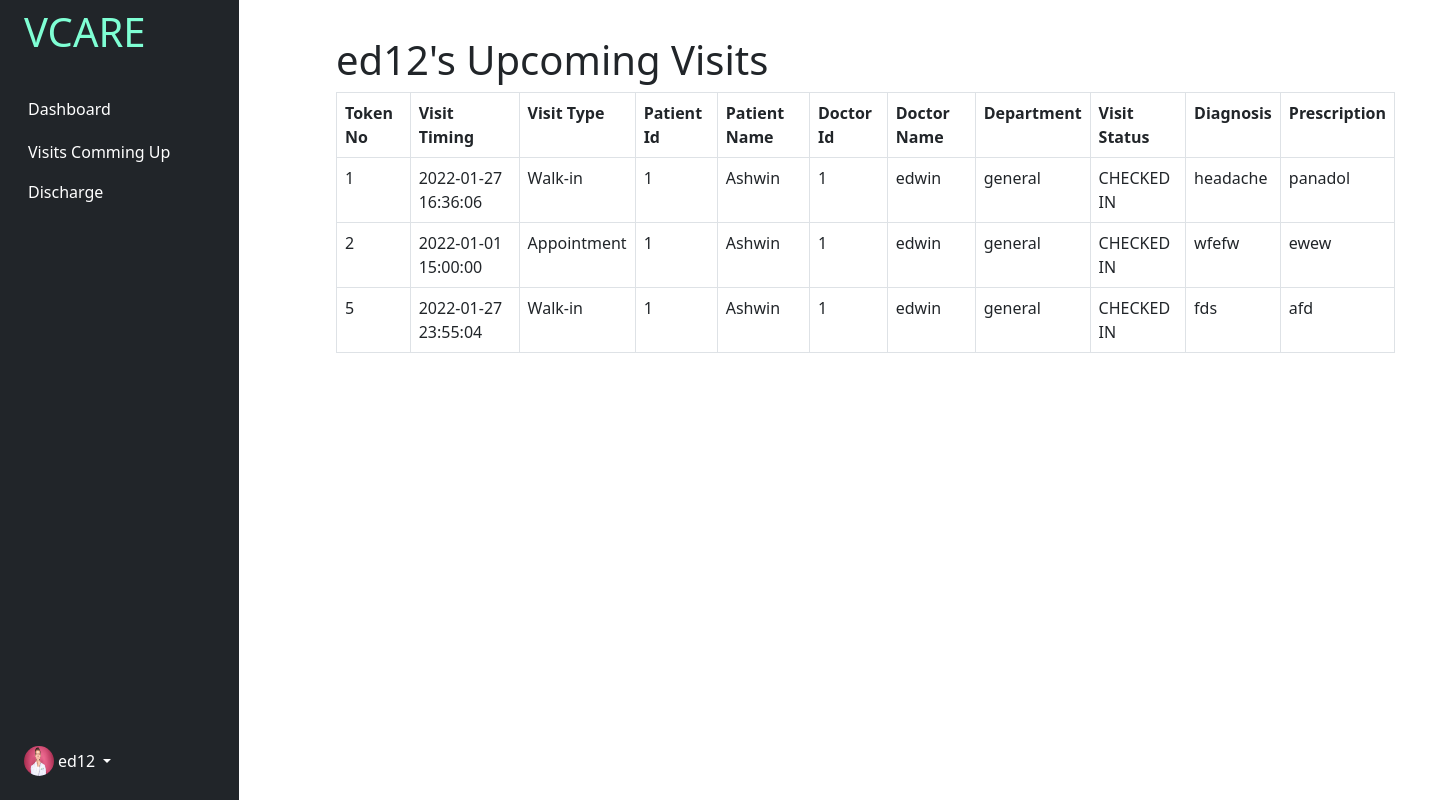
The page /dvisit (signed in) on the database as committed earlier.
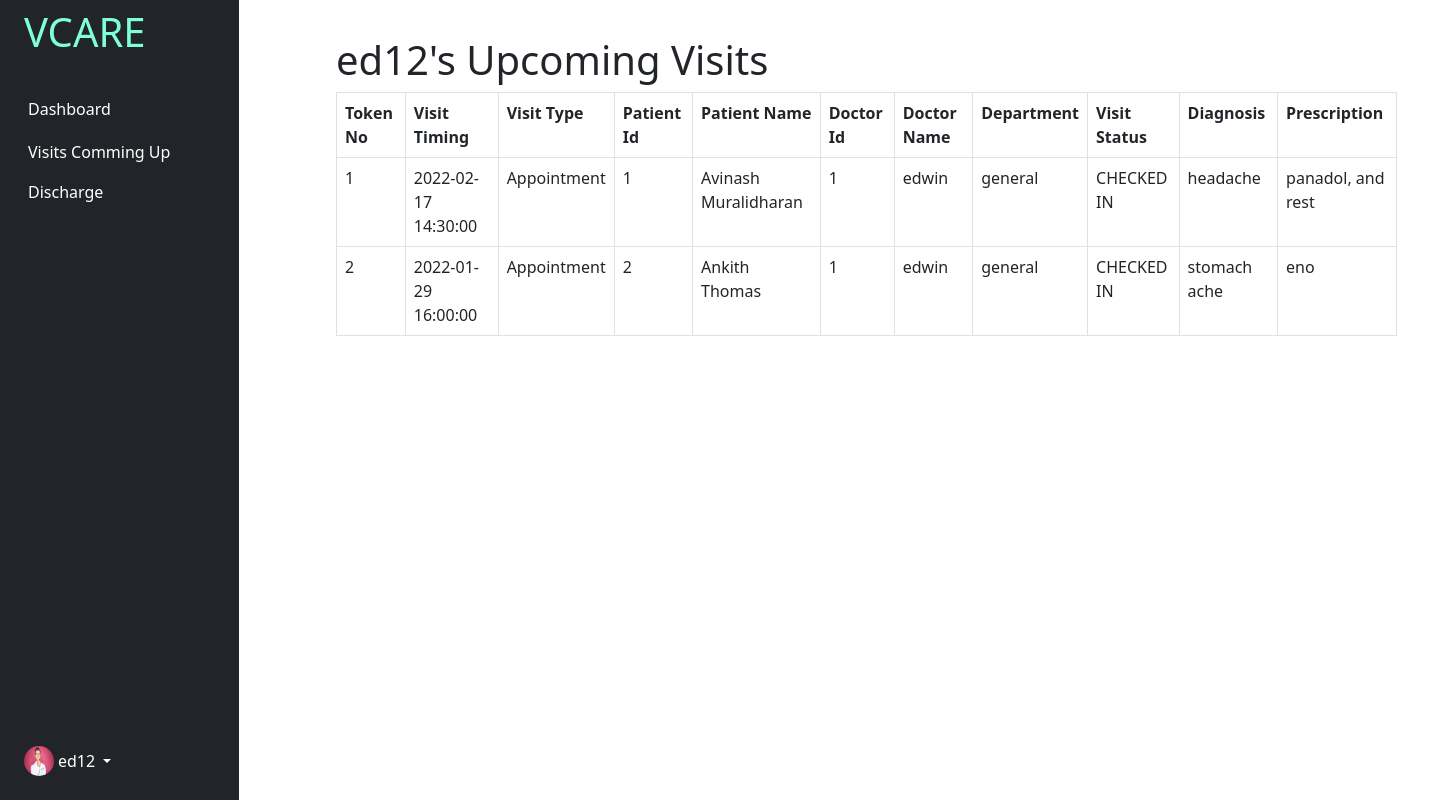
The same page on the database as committed later.
### tables this page shows
CREATE TABLE LOGIN(
    U_NAME VARCHAR2(10) PRIMARY KEY,
    PWD VARCHAR2(10) NOT NULL,
    TYPE  VARCHAR2(10) NOT NULL,
    DPLOC VARCHAR2(50) NOT NULL);

CREATE TABLE VISITS(
    TOKEN_NO INTEGER  PRIMARY KEY AUTOINCREMENT,
    VISIT_TIME DATETIME NOT NULL UNIQUE,
    VISIT_TYPE VARCHAR2(20) NOT NULL,
    PAT_ID REFERENCES PATIENT(PAT_ID),
    PAT_NAME REFERENCES PATIENT(PAT_NAME),
    DOC_ID REFERENCES DOCTOR(DOC_ID),
    DOC_NAME REFERENCES DOCTOR(DOC_NAME),
    DEP REFERENCES DOCTOR(DEP),
    VISIT_STATUS VARCHAR2(20),
    DIAGNOSIS  VARCHAR2(500),
    PRESCRIPTION VARCHAR2(500)   
    );

### app.py (the view)
@app.route('/dvisit')
def dvisit():
    uname = session["name"]
    con = sqlite3.connect("database.db")
    con.row_factory = sqlite3.Row
    cur = con.cursor()
    cur.execute("SELECT DPLOC FROM LOGIN WHERE U_NAME='{un}'".format(un=uname))
    acc = cur.fetchall()
    for i in acc:
        dp = i[0]
    cur.execute("SELECT *FROM DOCTOR WHERE U_NAME='{un}'".format(un=uname))
    ddata = cur.fetchall()
    did = ddata[0][0]
    cur.execute("SELECT *FROM VISITS WHERE DOC_ID={i}".format(i=did))
    vddata = cur.fetchall()
    print(vddata)
    return render_template('dvisits.html', vddata=vddata, dp=dp)

### templates/dvisits.html
{% extends "ddashbase.html" %}
{% block head %}
{{ super() }}
{% endblock %}
{% block content %}
<div class="container" style="margin-top:20px;margin-left:50px;">
    <h1>{{session.name}}'s Upcoming Visits</h1>
    <table class="table table-bordered">
        <tr>
            <th>Token No</th>
            <th>Visit Timing</th>
            <th>Visit Type</th>
            <th>Patient Id</th>
            <th>Patient Name</th>
            <th>Doctor Id</th>
            <th>Doctor Name</th>
            <th>Department</th>
            <th>Visit Status</th>
            <th>Diagnosis</th>
            <th>Prescription</th>
        </tr>
        {% for i in vddata %}
        <tr>
            <td>{{i[0]}}</td>
            <td>{{i[1]}}</td>
            <td>{{i[2]}}</td>
            <td>{{i[3]}}</td>
            <td>{{i[4]}}</td>
            <td>{{i[5]}}</td>
            <td>{{i[6]}}</td>
            <td>{{i[7]}}</td>
            <td>{{i[8]}}</td>
            <td>{{i[9]}}</td>
            <td>{{i[10]}}</td>
        </tr>
        {% endfor %}
    </table>
</div>
{% endblock content %}

### templates/ddashbase.html (shortened to what this page needs)
<!DOCTYPE html>
<head>
    {% block head %}
    <link rel="stylesheet" href="{{ url_for('static',filename='css/bootstrap.min.css') }}">
    <link rel="stylesheet" href="{{ url_for('static',filename='css/styles.css') }}">
    <link rel="stylesheet" href="{{ url_for('static',filename='css/card.css') }}">
    <link rel="stylesheet" href="{{ url_for('static',filename='css/sidebars.css') }}">
    {% endblock %}
</head>
<body id="body">
    <div class="container-fluid">
        <div class="row flex-nowrap">
            <div class="col-auto col-md-3 col-xl-2 px-sm-2 px-0 bg-dark fixed-top ">
                <div class="d-flex flex-column align-items-center align-items-sm-start px-3 pt-2 text-white min-vh-100">
                    <a href="/"
                        class="d-flex align-items-center pb-3 mb-md-0 me-md-auto text-white text-decoration-none">
                        <span class="fs-5 d-none d-sm-inline">
                            <h1 style="color:aquamarine;">VCARE</h1>
                        </span>
                    </a>
                    <ul class="nav nav-pills flex-column mb-sm-auto mb-0 align-items-center align-items-sm-start"
                        id="menu">
                        <li>
                            <a href="/ddashboard" class="nav-link px-0 align-middle">
                                 <span class="ms-1 d-none d-sm-inline"
                                    style="color:white;">Dashboard</span></a>
                        </li>
                        <li>
                            <a href="/dvisit" class="nav-link px-0 align-middle"><span class="ms-1 d-none d-sm-inline"
                                    style="color:white;">Visits Comming Up</span></a>
                        </li>
                        <li>
                            <a href="/dapppointment" class="nav-link px-0 align-middle"><span
                                    class="ms-1 d-none d-sm-inline" style="color:white;">Discharge</span></a>
                        </li>
                    </ul>
                    <div class="dropdown pb-4">
                        <a href="#" class="d-flex align-items-center text-white text-decoration-none dropdown-toggle"
                            id="dropdownUser1" data-bs-toggle="dropdown" aria-expanded="false">
                            {% if dp %}
                            <img src="{{url_for('static',filename=dp)}}" width="30" height="30" class="rounded-circle">
                            {% endif %}
                            <span class="d-none d-sm-inline mx-1">{{session.name}}</span>
                        </a>
                    </div>
                </div>
            </div>
            <div class="col py-3" style="margin-left:250px;margin-right:50px;">
                {% block content %}
                {% endblock %}
            </div>
        </div>
    </div>
</body>
</html>

### static/css/sidebars.css (style rules this page uses)
body { min-height: 100vh; min-height: -webkit-fill-available; }
.dropdown-toggle { outline: 0; }

Rows that differ between the two databases and show on the page:
removed VISITS: TOKEN_NO "5", VISIT_TIME "2022-01-27 23:55:04", VISIT_TYPE "Walk-in", PAT_ID "1", PAT_NAME "Ashwin", DOC_ID "1", DOC_NAME "edwin", DEP "general", VISIT_STATUS "CHECKED IN", DIAGNOSIS "fds", PRESCRIPTION "afd"
changed VISITS "headache": VISIT_TIME "2022-01-27 16:36:06" → "2022-02-17 14:30:00"; VISIT_TYPE "Walk-in" → "Appointment"; PAT_NAME "Ashwin" → "Avinash Muralidharan"; PRESCRIPTION "panadol" → "panadol, and rest"
changed VISITS id 2: VISIT_TIME "2022-01-01 15:00:00" → "2022-01-29 16:00:00"; PAT_ID "1" → "2"; PAT_NAME "Ashwin" → "Ankith Thomas"; DIAGNOSIS "wfefw" → "stomach ache"; PRESCRIPTION "ewew" → "eno"
